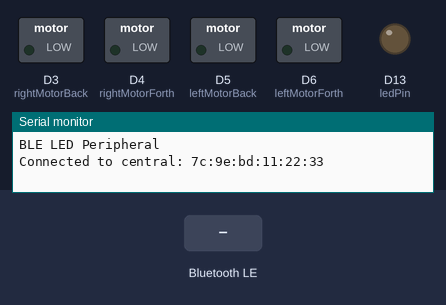
The sketch below on a simulated Arduino Uno R4 WiFi. Parts: switched loads named in the sketch (green lamp = pin HIGH), output pins drawn as LEDs (lit = HIGH), the last lines printed to the serial monitor. Inputs (shaded band) come from the test bench. Nothing arrives over Bluetooth unless stated; a phone connects over Bluetooth LE 3 s after start.

Above: at 3.8 s.
3.9 s: Bluetooth LE write "1" received
At 4.6 s:
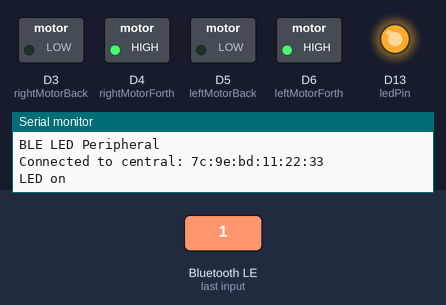
5.4 s: Bluetooth LE write "2" received
At 5.7 s:
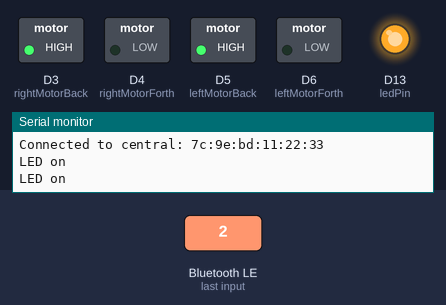
6.9 s: Bluetooth LE write "0" received
At 8.0 s:
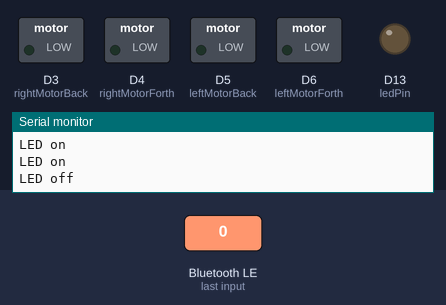
Timing chart, 0 to 9.9 s (numbered marks = the images above; inputs shaded):
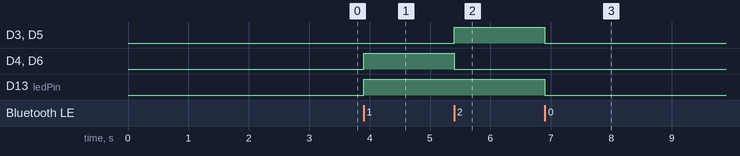

Measured:
- after the input at 3.9 s, D4 (rightMotorForth), D6 (leftMotorForth), D13 (ledPin): LOW → HIGH at once
- after the input at 5.4 s, D3 (rightMotorBack), D5 (leftMotorBack): LOW → HIGH at once; D4 (rightMotorForth), D6 (leftMotorForth): HIGH → LOW at once
- after the input at 6.9 s, D3 (rightMotorBack), D5 (leftMotorBack), D13 (ledPin): HIGH → LOW at once

The sketch:

motor.ino
```cpp
/*
  This code is specifically designed for an Arduino Uno R4 board. It utilizes the
  ArduinoBLE library to establish a Bluetooth® Low Energy (BLE) service, enabling
  a central device to control the onboard LED. When the central device connects to
  the Arduino and writes a value to a specific characteristic, it will alter the
  state of the LED accordingly. Any non-zero value will turn on the LED, while a
  zero value will turn it off.

  Board: Arduino Uno R4 WiFI
*/


#include <ArduinoBLE.h>

const int leftMotorBack = 5;
const int leftMotorForth = 6;
const int rightMotorBack = 3;
const int rightMotorForth = 4;

BLEService ledService("19B10000-E8F2-537E-4F6C-D104768A1214"); // Bluetooth® Low Energy LED Service

// Bluetooth® Low Energy LED Switch Characteristic - custom 128-bit UUID, read and writable by central
BLEByteCharacteristic switchCharacteristic("19B10001-E8F2-537E-4F6C-D104768A1214", BLERead | BLEWrite);

const int ledPin = LED_BUILTIN; // pin to use for the LED

void setup() {
pinMode(leftMotorBack, OUTPUT);
pinMode(leftMotorForth, OUTPUT);
pinMode(rightMotorBack, OUTPUT);
pinMode(rightMotorForth, OUTPUT);
Serial.begin(9600);

  while (!Serial);

  // set LED pin to output mode
  pinMode(ledPin, OUTPUT);
   // initialize the Bluetooth® Low Energy hardware
  BLE.begin();

  // set advertised local name and service UUID:
  BLE.setLocalName("UNO R4 LED");
  BLE.setAdvertisedService(ledService);

  // add the characteristic to the service
  ledService.addCharacteristic(switchCharacteristic);

  // add service
  BLE.addService(ledService);

  // set the initial value for the characeristic:
  switchCharacteristic.writeValue(0);

  // start advertising
  BLE.advertise();

  Serial.println("BLE LED Peripheral");
}
void moveForward(){
digitalWrite(leftMotorForth,HIGH);
digitalWrite(rightMotorForth,HIGH);
}
void moveBackward(){
digitalWrite(leftMotorBack,HIGH);
digitalWrite(rightMotorBack,HIGH);
}
void stop(){
digitalWrite(leftMotorBack,LOW);
digitalWrite(rightMotorBack,LOW);
digitalWrite(leftMotorForth,LOW);
digitalWrite(rightMotorForth,LOW);
}
void turnRight(){
digitalWrite(leftMotorForth,HIGH);
digitalWrite(rightMotorBack,HIGH);
}
void turnLeft(){
digitalWrite(leftMotorBack,HIGH);
digitalWrite(rightMotorForth,HIGH);
}
void loop() {
  // listen for Bluetooth® Low Energy peripherals to connect:
  BLEDevice central = BLE.central();

  // if a central is connected to peripheral:
  if (central) {
    Serial.print("Connected to central: ");
    // print the central's MAC address:
    Serial.println(central.address());

    // while the central is still connected to peripheral:
    while (central.connected()) {
      // if the remote device wrote to the characteristic,
      // use the value to control the LED:
      if (switchCharacteristic.written()) {
        if (switchCharacteristic.value() == 1) {   // any value other than 0z
          Serial.println("LED on");
          digitalWrite(ledPin, HIGH);         // will turn the LED on
          stop();
          moveForward();


        } else if (switchCharacteristic.value() ==2){   // any value other than 0
          Serial.println("LED on");
          digitalWrite(ledPin, HIGH);         // will turn the LED on
          stop();
          moveBackward();}


          else if (switchCharacteristic.value() ==3){   // any value other than 0
          Serial.println("LED on");
          digitalWrite(ledPin, HIGH);         // will turn the LED on
          stop();
          turnRight();

        }
        else if (switchCharacteristic.value() ==4){   // any value other than 0
          Serial.println("LED on");
          digitalWrite(ledPin, HIGH);         // will turn the LED on
          stop();
          turnLeft(); }
          else
        {                              // a 0 value
          Serial.println(F("LED off"));
          digitalWrite(ledPin, LOW);          // will turn the LED off
          stop();
        }
      }
    }
  }
  }
```
